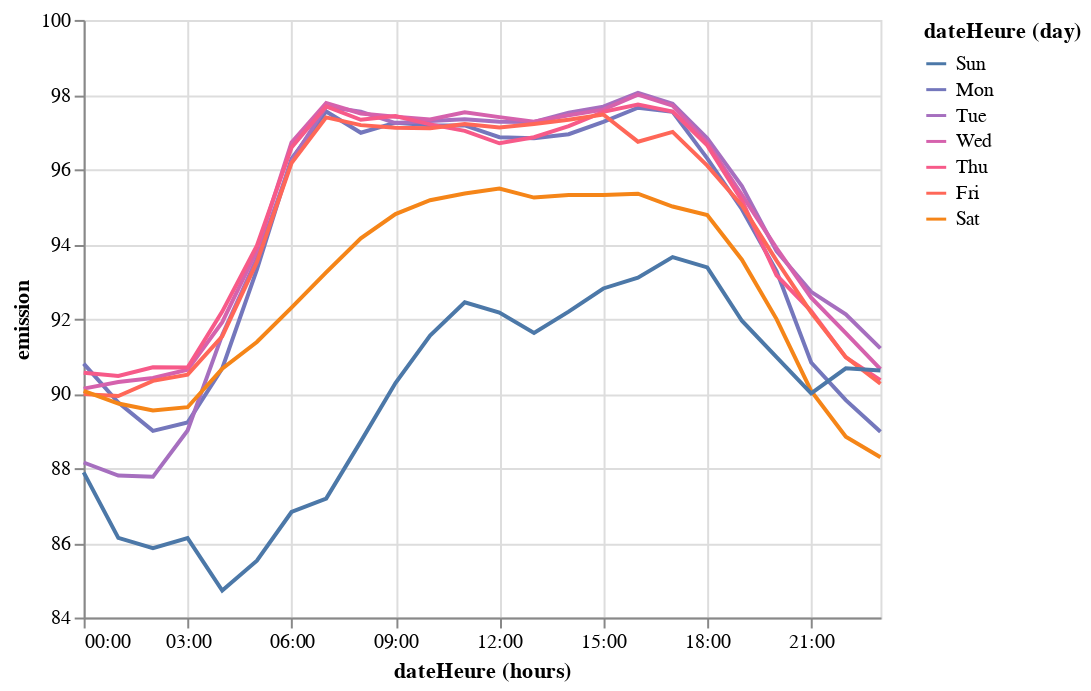

Write notebook code for a chart like this one.
### Code cell
#visualisation d'une semaine pour vérifier les niveaux  : on distingue bien le samedi et le dimanche, pour lesquels les niveaux sont 
alt.Chart(dfHoraireEmission).mark_line().encode(
    x='hours(dateHeure):T',
    y=alt.Y('emission:Q',scale=alt.Scale(zero=False)),
    color=alt.Color('day(dateHeure):T', scale=alt.Scale(scheme='tableau10'),sort=[0,1,2]),
    )

### Figure 1 — Vega-Lite specification as saved in the notebook (floating-point values rounded to 4 significant figures; data arrays with more than 128 entries replaced by an {"elided": "..."} marker saying what was removed)
{"config": {"view": {"continuousWidth": 400, "continuousHeight": 300}}, "data": {"name": "data-1e5223056c17e1e1f4165a19347826fa"}, "mark": "line", "encoding": {"color": {"type": "temporal", "field": "dateHeure", "scale": {"scheme": "tableau10"}, "sort": [0, 1, 2], "timeUnit": "day"}, "x": {"type": "temporal", "field": "dateHeure", "timeUnit": "hours"}, "y": {"type": "quantitative", "field": "emission", "scale": {"zero": false}}}, "$schema": "https://vega.github.io/schema/vega-lite/v4.8.1.json", "datasets": {"data-1e5223056c17e1e1f4165a19347826fa": {"elided": "168 records"}}}
